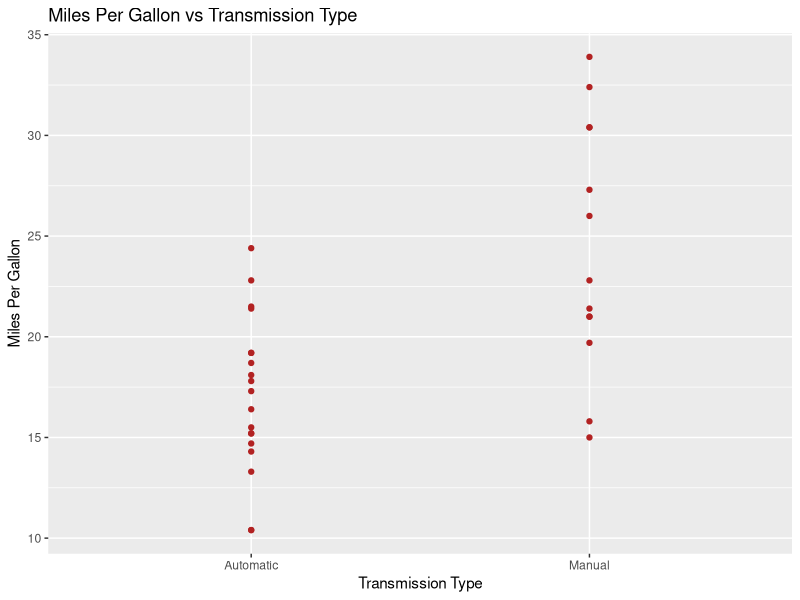
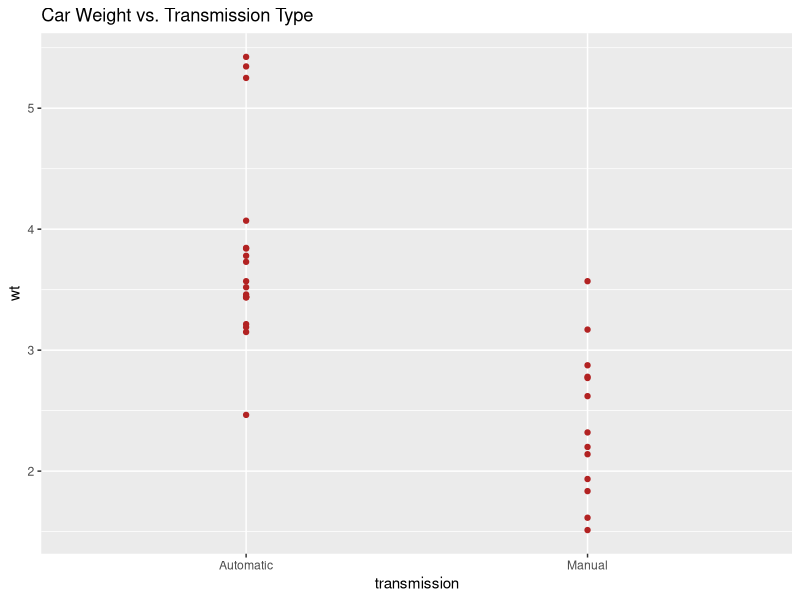
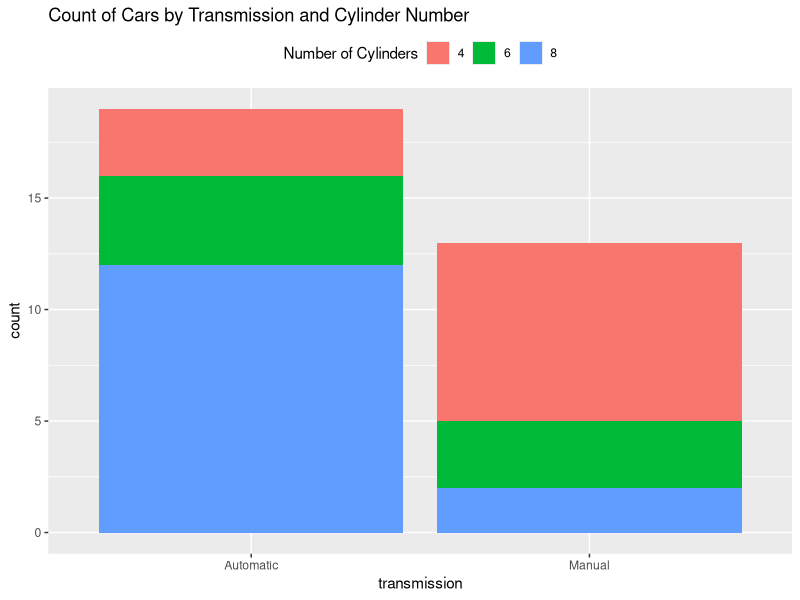
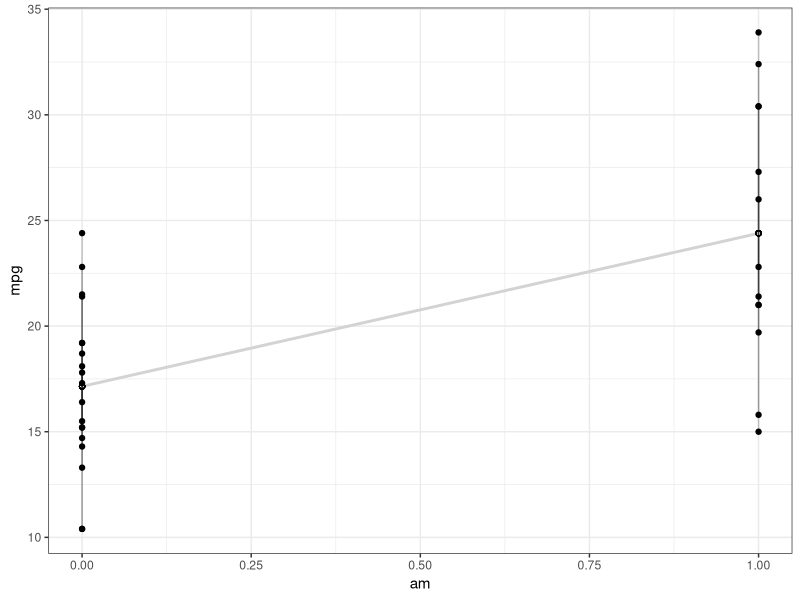
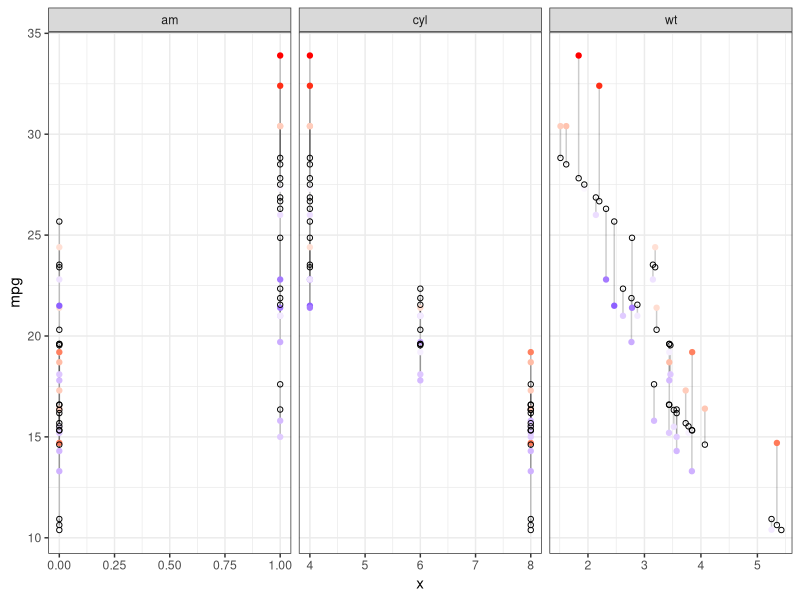

The R source for these figures, in order:
## ---- chunk 1
library(dplyr)
library(ggplot2)
library(tidyr)
## ---- chunk 2
model<-lm(mtcars$mpg~mtcars$am)
## ---- chunk 3
model2<-lm(mtcars$mpg~mtcars$am+mtcars$wt+mtcars$cyl)
## ---- chunk 4
summary(model)
## ---- chunk 5
summary(model2)
## ---- chunk 6
mtcars<-mtcars %>%
  mutate(transmission = ifelse(am == 1,"Manual","Automatic"))
g<-ggplot(mtcars,aes(transmission,mpg))+geom_point(color="firebrick")
g+ggtitle("Miles Per Gallon vs Transmission Type")+labs(x="Transmission Type",y="Miles Per Gallon")
## ---- chunk 7
g3<-ggplot(mtcars,aes(transmission,wt))+geom_point(color="firebrick")
g3+ggtitle("Car Weight vs. Transmission Type")
## ---- chunk 8
g2<-ggplot(mtcars,aes(transmission))+geom_bar(aes(fill=factor(cyl)))
g2+ggtitle("Count of Cars by Transmission and Cylinder Number")+
  theme(legend.position = "top")+
  guides(fill=guide_legend(title="Number of Cylinders"))
## ---- chunk 9
predicted<-predict(model)
ggplot(mtcars, aes(x = am, y = mpg)) +
  geom_smooth(method = "lm", se = FALSE, color = "lightgrey") +  
  geom_segment(aes(xend = am, yend = predicted), alpha = .2) +
  geom_point() +
  geom_point(aes(y = predicted), shape = 1) +
  theme_bw()
## ---- chunk 10
library(tidyr)
d <- mtcars %>% select(mpg, am, wt, cyl)
d$predicted2<-predict(model2)
d$residuals2<-resid(model2)
d %>% 
  gather(key = "iv", value = "x", -mpg, -predicted2, -residuals2) %>% 
  ggplot(aes(x = x, y = mpg)) +
  geom_segment(aes(xend = x, yend = predicted2), alpha = .2) +
  geom_point(aes(color = residuals2)) +
  scale_color_gradient2(low = "blue", mid = "white", high = "red") +
  guides(color = FALSE) +
  geom_point(aes(y = predicted2), shape = 1) +
  facet_grid(~ iv, scales = "free_x") +
  theme_bw()
